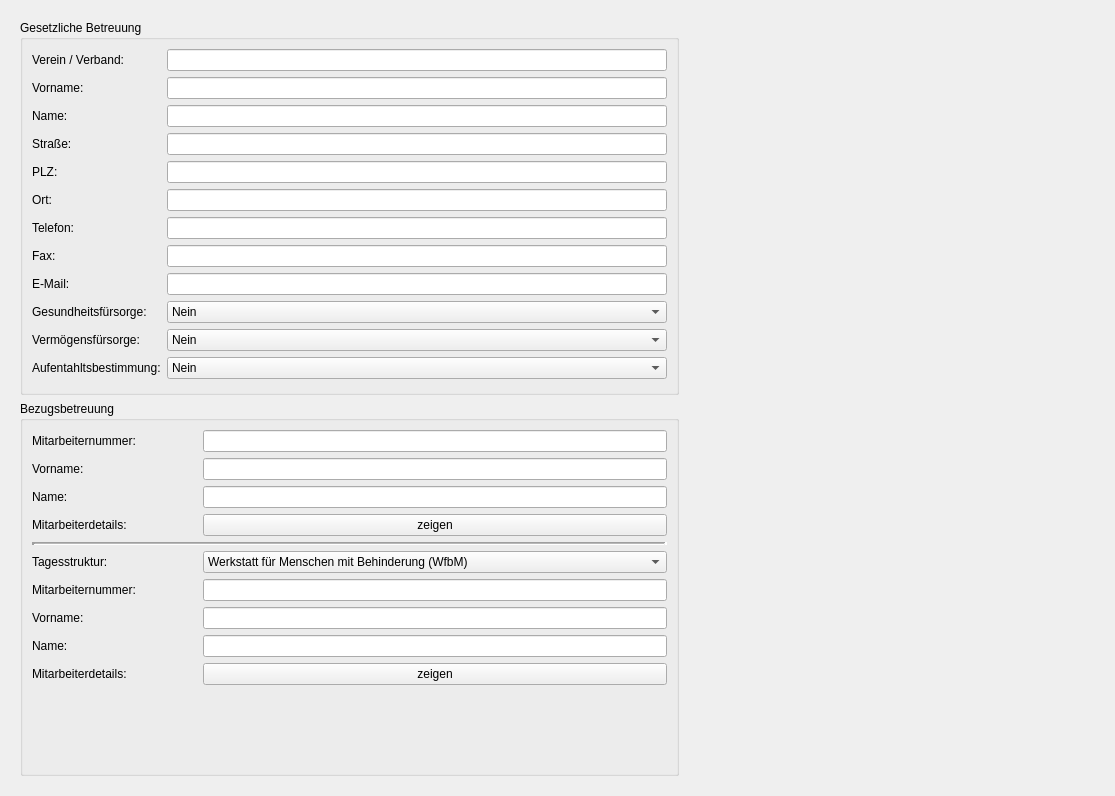
<?xml version="1.0" encoding="UTF-8"?>
<ui version="4.0">
 <class>Betreuung</class>
 <widget class="QWidget" name="Betreuung">
  <property name="geometry">
   <rect>
    <x>0</x>
    <y>0</y>
    <width>1115</width>
    <height>796</height>
   </rect>
  </property>
  <property name="windowTitle">
   <string>Form</string>
  </property>
  <layout class="QVBoxLayout" name="verticalLayout_3">
   <item>
    <widget class="QScrollArea" name="scrollArea">
     <property name="frameShape">
      <enum>QFrame::NoFrame</enum>
     </property>
     <property name="lineWidth">
      <number>0</number>
     </property>
     <property name="widgetResizable">
      <bool>true</bool>
     </property>
     <widget class="QWidget" name="scrollAreaWidgetContents">
      <property name="geometry">
       <rect>
        <x>0</x>
        <y>-12</y>
        <width>1081</width>
        <height>790</height>
       </rect>
      </property>
      <layout class="QGridLayout" name="gridLayout_2">
       <item row="0" column="0">
        <widget class="QGroupBox" name="groupBox">
         <property name="title">
          <string>Gesetzliche Betreuung</string>
         </property>
         <layout class="QVBoxLayout" name="verticalLayout">
          <item>
           <layout class="QFormLayout" name="formLayout">
            <property name="fieldGrowthPolicy">
             <enum>QFormLayout::AllNonFixedFieldsGrow</enum>
            </property>
            <item row="0" column="0">
             <widget class="QLabel" name="vereinVerbandLabel">
              <property name="text">
               <string>Verein / Verband:</string>
              </property>
             </widget>
            </item>
            <item row="0" column="1">
             <widget class="QLineEdit" name="vereinVerbandLineEdit">
              <property name="minimumSize">
               <size>
                <width>500</width>
                <height>0</height>
               </size>
              </property>
             </widget>
            </item>
            <item row="1" column="0">
             <widget class="QLabel" name="vornameLabel">
              <property name="text">
               <string>Vorname:</string>
              </property>
             </widget>
            </item>
            <item row="1" column="1">
             <widget class="QLineEdit" name="vornameLineEdit"/>
            </item>
            <item row="2" column="0">
             <widget class="QLabel" name="nameLabel">
              <property name="text">
               <string>Name:</string>
              </property>
             </widget>
            </item>
            <item row="2" column="1">
             <widget class="QLineEdit" name="nameLineEdit"/>
            </item>
            <item row="3" column="0">
             <widget class="QLabel" name="straELabel">
              <property name="text">
               <string>Straße:</string>
              </property>
             </widget>
            </item>
            <item row="3" column="1">
             <widget class="QLineEdit" name="straELineEdit"/>
            </item>
            <item row="4" column="0">
             <widget class="QLabel" name="pLZLabel">
              <property name="text">
               <string>PLZ:</string>
              </property>
             </widget>
            </item>
            <item row="4" column="1">
             <widget class="QLineEdit" name="pLZLineEdit"/>
            </item>
            <item row="5" column="0">
             <widget class="QLabel" name="ortLabel">
              <property name="text">
               <string>Ort:</string>
              </property>
             </widget>
            </item>
            <item row="5" column="1">
             <widget class="QLineEdit" name="ortLineEdit"/>
            </item>
            <item row="6" column="0">
             <widget class="QLabel" name="telefonLabel">
              <property name="text">
               <string>Telefon:</string>
              </property>
             </widget>
            </item>
            <item row="6" column="1">
             <widget class="QLineEdit" name="telefonLineEdit"/>
            </item>
            <item row="7" column="0">
             <widget class="QLabel" name="faxLabel">
              <property name="text">
               <string>Fax:</string>
              </property>
             </widget>
            </item>
            <item row="7" column="1">
             <widget class="QLineEdit" name="faxLineEdit"/>
            </item>
            <item row="8" column="0">
             <widget class="QLabel" name="eMailLabel">
              <property name="text">
               <string>E-Mail:</string>
              </property>
             </widget>
            </item>
            <item row="8" column="1">
             <widget class="QLineEdit" name="eMailLineEdit"/>
            </item>
            <item row="9" column="0">
             <widget class="QLabel" name="gesundheitsfRsorgeLabel">
              <property name="text">
               <string>Gesundheitsfürsorge:</string>
              </property>
             </widget>
            </item>
            <item row="9" column="1">
             <widget class="QComboBox" name="gesundheitsfRsorgeComboBox">
              <item>
               <property name="text">
                <string>Nein</string>
               </property>
              </item>
              <item>
               <property name="text">
                <string>Ja</string>
               </property>
              </item>
             </widget>
            </item>
            <item row="10" column="0">
             <widget class="QLabel" name="vermGensfRsorgeLabel">
              <property name="text">
               <string>Vermögensfürsorge:</string>
              </property>
             </widget>
            </item>
            <item row="10" column="1">
             <widget class="QComboBox" name="vermGensfRsorgeComboBox">
              <item>
               <property name="text">
                <string>Nein</string>
               </property>
              </item>
              <item>
               <property name="text">
                <string>Ja</string>
               </property>
              </item>
             </widget>
            </item>
            <item row="11" column="0">
             <widget class="QLabel" name="aufentahltsbestimmungLabel">
              <property name="text">
               <string>Aufentahltsbestimmung:</string>
              </property>
             </widget>
            </item>
            <item row="11" column="1">
             <widget class="QComboBox" name="aufentahltsbestimmungComboBox">
              <item>
               <property name="text">
                <string>Nein</string>
               </property>
              </item>
              <item>
               <property name="text">
                <string>Ja</string>
               </property>
              </item>
             </widget>
            </item>
           </layout>
          </item>
         </layout>
        </widget>
       </item>
       <item row="1" column="0">
        <widget class="QGroupBox" name="groupBox_2">
         <property name="title">
          <string>Bezugsbetreuung</string>
         </property>
         <layout class="QVBoxLayout" name="verticalLayout_2">
          <item>
           <layout class="QFormLayout" name="formLayout_2">
            <property name="fieldGrowthPolicy">
             <enum>QFormLayout::AllNonFixedFieldsGrow</enum>
            </property>
            <item row="0" column="0">
             <widget class="QLabel" name="mitarbeiternrLabel">
              <property name="minimumSize">
               <size>
                <width>165</width>
                <height>0</height>
               </size>
              </property>
              <property name="text">
               <string>Mitarbeiternummer:</string>
              </property>
             </widget>
            </item>
            <item row="0" column="1">
             <widget class="QLineEdit" name="mitarbeiternummerLineEdit"/>
            </item>
            <item row="1" column="0">
             <widget class="QLabel" name="vornameLabel_2">
              <property name="text">
               <string>Vorname:</string>
              </property>
             </widget>
            </item>
            <item row="1" column="1">
             <widget class="QLineEdit" name="vornameLineEdit_2"/>
            </item>
            <item row="2" column="0">
             <widget class="QLabel" name="nameLabel_2">
              <property name="text">
               <string>Name:</string>
              </property>
             </widget>
            </item>
            <item row="2" column="1">
             <widget class="QLineEdit" name="nameLineEdit_2"/>
            </item>
            <item row="3" column="0">
             <widget class="QLabel" name="mitarbeiterdetailsLabel">
              <property name="text">
               <string>Mitarbeiterdetails:</string>
              </property>
             </widget>
            </item>
            <item row="3" column="1">
             <widget class="QPushButton" name="mitarbeiterdetailsPushButton">
              <property name="text">
               <string>zeigen</string>
              </property>
             </widget>
            </item>
            <item row="4" column="0" colspan="2">
             <widget class="Line" name="line_2">
              <property name="frameShadow">
               <enum>QFrame::Sunken</enum>
              </property>
              <property name="lineWidth">
               <number>3</number>
              </property>
              <property name="midLineWidth">
               <number>1</number>
              </property>
              <property name="orientation">
               <enum>Qt::Horizontal</enum>
              </property>
             </widget>
            </item>
            <item row="5" column="0">
             <widget class="QLabel" name="tagesstrukturLabel">
              <property name="text">
               <string>Tagesstruktur:</string>
              </property>
             </widget>
            </item>
            <item row="5" column="1">
             <widget class="QComboBox" name="tagesstrukturComboBox">
              <item>
               <property name="text">
                <string>Werkstatt für Menschen mit Behinderung (WfbM)</string>
               </property>
              </item>
              <item>
               <property name="text">
                <string>Förder- und Betreuungsbereich (FuB)</string>
               </property>
              </item>
              <item>
               <property name="text">
                <string>Seniorenbetreuung</string>
               </property>
              </item>
              <item>
               <property name="text">
                <string>Weitere</string>
               </property>
              </item>
             </widget>
            </item>
            <item row="6" column="0">
             <widget class="QLabel" name="mitarbeiternummerLabel_2">
              <property name="text">
               <string>Mitarbeiternummer:</string>
              </property>
             </widget>
            </item>
            <item row="6" column="1">
             <widget class="QLineEdit" name="mitarbeiternummerLineEdit_2"/>
            </item>
            <item row="7" column="0">
             <widget class="QLabel" name="vornameLabel_3">
              <property name="text">
               <string>Vorname:</string>
              </property>
             </widget>
            </item>
            <item row="7" column="1">
             <widget class="QLineEdit" name="vornameLineEdit_3"/>
            </item>
            <item row="8" column="0">
             <widget class="QLabel" name="nameLabel_3">
              <property name="text">
               <string>Name:</string>
              </property>
             </widget>
            </item>
            <item row="8" column="1">
             <widget class="QLineEdit" name="nameLineEdit_3"/>
            </item>
            <item row="9" column="0">
             <widget class="QLabel" name="mitarbeiterdetailsLabel_2">
              <property name="text">
               <string>Mitarbeiterdetails:</string>
              </property>
             </widget>
            </item>
            <item row="9" column="1">
             <widget class="QPushButton" name="mitarbeiterdetailsPushButton_2">
              <property name="text">
               <string>zeigen</string>
              </property>
             </widget>
            </item>
           </layout>
          </item>
         </layout>
        </widget>
       </item>
       <item row="0" column="1">
        <spacer name="horizontalSpacer">
         <property name="orientation">
          <enum>Qt::Horizontal</enum>
         </property>
         <property name="sizeHint" stdset="0">
          <size>
           <width>40</width>
           <height>20</height>
          </size>
         </property>
        </spacer>
       </item>
      </layout>
     </widget>
    </widget>
   </item>
  </layout>
 </widget>
 <resources/>
 <connections/>
</ui>
